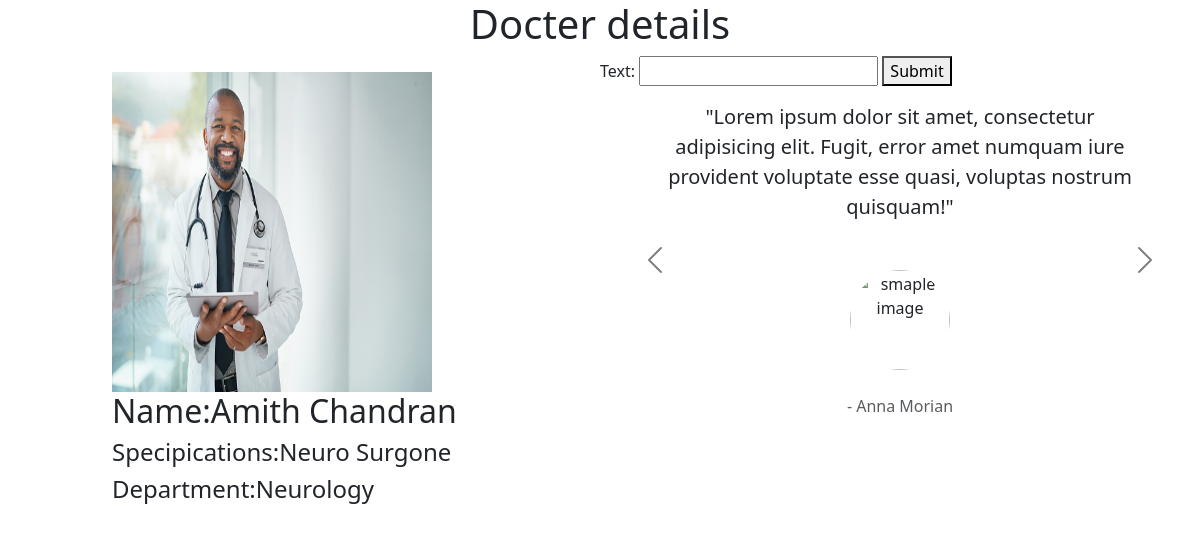
/docterdetails/3/, run on the app's committed database.
### new1/models.py (models this page shows, shortened)
class docterdetails(models.Model):
    images=models.ImageField(upload_to='main')
    docname=models.CharField(max_length=200)
    specilisation=models.CharField(max_length=200)
    name=models.ForeignKey(departmentss,on_delete=models.CASCADE)

class departmentss(models.Model):
    name=models.CharField(max_length=100)
    des=models.TextField()
    def __str__(self):
        return self.name

### new1/views.py (the view)
# urls.py: path('docterdetails/<int:myid>/',views.details,name="docterdetails"),
def details(request,myid):
    detai=docterdetails.objects.filter(id=myid).first()
    if request.method=="POST":
        formreview = ReviewForm(request.POST)
        if formreview.is_valid():
            formreview.save()
    value=Review.objects.all()
    formreview = ReviewForm()
    return render(request,'docterdetails.html',{'detai':detai,'formreview':formreview,'value':value})

### new1/form.py
class ReviewForm(forms.ModelForm):
    class Meta:
        model=Review
        fields=['text']

### templates/docterdetails.html (shortened to what this page needs)
<html>
<head>
    <link href="https://cdn.jsdelivr.net/npm/bootstrap@5.3.0-alpha3/dist/css/bootstrap.min.css" rel="stylesheet">
</head>
    <body>
<h1 style="text-align:center">Docter details</h1>
<div>
    <div style="float:left;width: 50%" >
<div class="container">
    <div class="row mt-3" >
       <div class="col-2">
       </div>
        <div class="col-8">
          <img src="{{detai.images.url}}" style="width:20rem;height:20rem">
          <h2>Name:{{detai.docname}}</h2>
           <h4>Specipications:{{detai.specilisation}}</h4>
            <h4>Department:{{detai.name}}</h4>
        </div>
        <div class="col-2">
        </div>
    </div>
</div>
        </div>
    <div >
  <form method="POST" action="">
{{formreview}}
      <button type="submit">Submit</button>
      </form>
    </div>
    </div>
<section>
  <div class="row text-center">
    <div class="col-md-12">
      <div id="carouselBasicExample" class="carousel slide carousel-dark" data-mdb-ride="carousel">
        <div class="carousel-inner">
          <div class="carousel-item active">
            <p class="lead font-italic mx-4 mx-md-5">
              "Lorem ipsum dolor sit amet, consectetur adipisicing elit. Fugit, error amet
              numquam iure provident voluptate esse quasi, voluptas nostrum quisquam!"
            </p>
            <div class="mt-5 mb-4">
              <img src="https://mdbcdn.b-cdn.net/img/Photos/Avatars/img%20(2).webp"
                class="rounded-circle img-fluid shadow-1-strong" alt="smaple image" width="100"
                height="100" />
            </div>
            <p class="text-muted mb-0">- Anna Morian</p>
          </div>
        </div>
        <button class="carousel-control-prev" type="button" data-mdb-target="#carouselBasicExample"
          data-mdb-slide="prev">
          <span class="carousel-control-prev-icon" aria-hidden="true"></span>
        </button>
        <button class="carousel-control-next" type="button" data-mdb-target="#carouselBasicExample"
          data-mdb-slide="next">
          <span class="carousel-control-next-icon" aria-hidden="true"></span>
        </button>
      </div>
    </div>
  </div>
</section>
</body>
</html>

### data on the page
docterdetails: images (picture), docname "Amith Chandran", specilisation "Neuro Surgone", name "Neurology"
